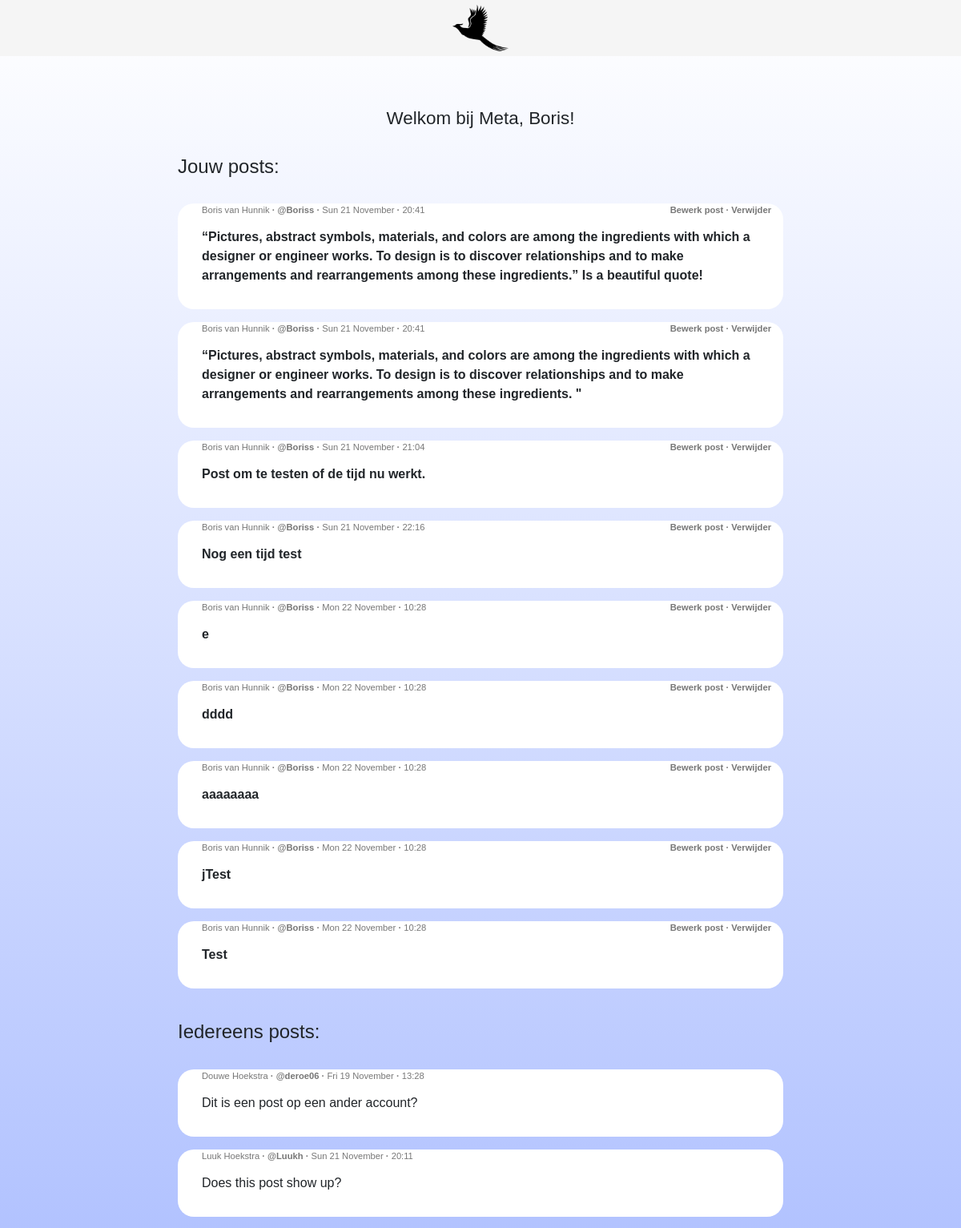
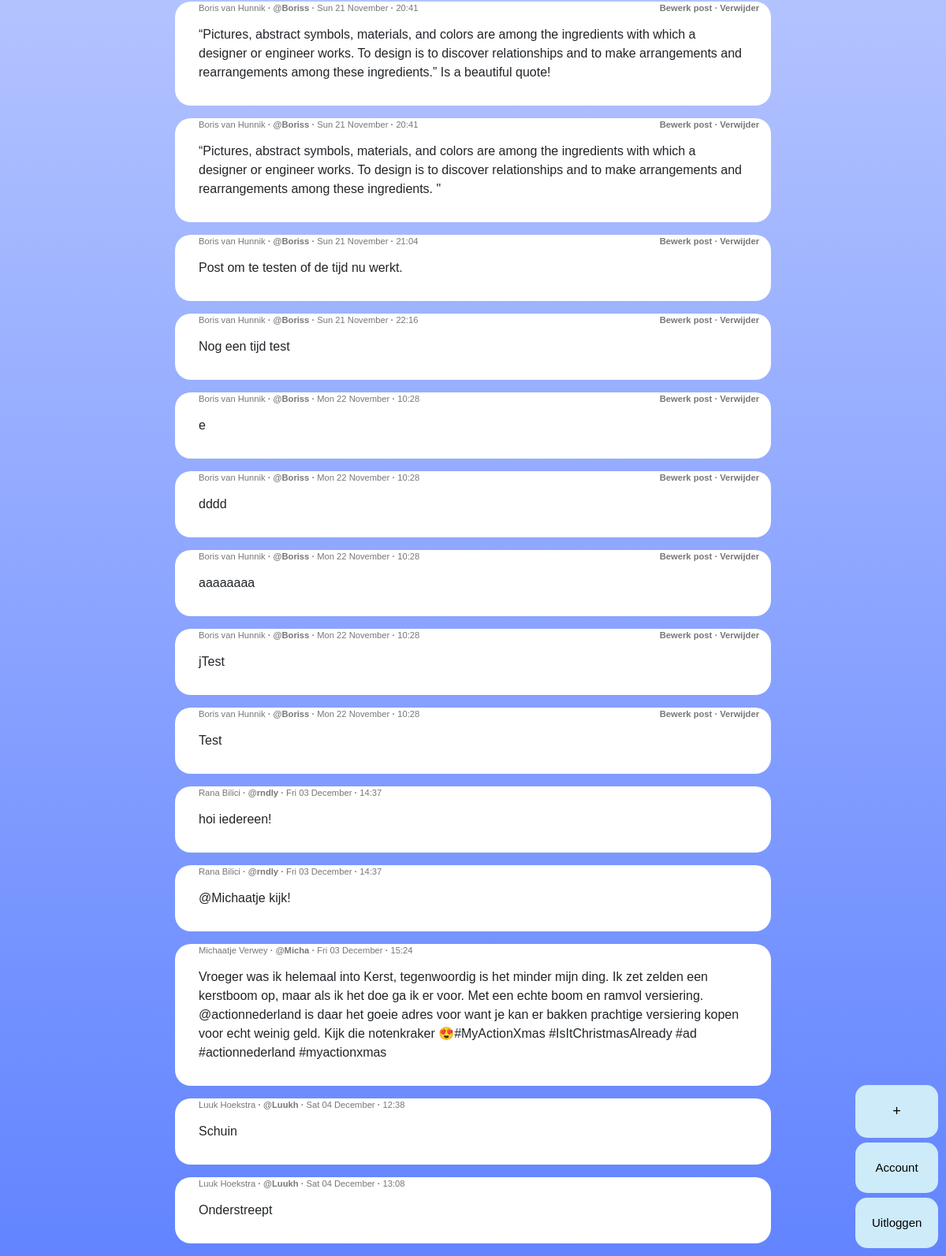
The app's page / (signed in) with its own data (2 pictures, top to bottom).
### website/models.py (models this page shows)
class User(db.Model, UserMixin):
    id = db.Column(db.Integer, primary_key=True)
    email = db.Column(db.String(150), nullable=False, unique=True)
    password = db.Column(db.String(150), nullable=False)
    user_name = db.Column(db.String(150), nullable=False, unique=True)
    first_name = db.Column(db.String(150), nullable=False)
    last_name = db.Column(db.String(150), nullable=False)
    birth_date = db.Column(MyDateTime)
    creation_date = db.Column(db.DateTime(timezone=True), nullable=False, default=datetime.utcnow)
    notes = db.relationship('Note', back_populates='user')

class Note(db.Model):
    id = db.Column(db.Integer, primary_key=True)
    data = db.Column(db.String(10000), nullable=False)
    date = db.Column(db.DateTime(timezone=True), nullable=False, default=datetime.now())
    user_id = db.Column(db.Integer, db.ForeignKey('user.id'))
    user = db.relationship('User', back_populates='notes')

### website/views.py (the view, shortened to what this page needs)
@views.route('/', methods=['GET', 'POST'])
@login_required
def home():
    Notes = Note.query.all()
    Users = User.query.all()
    return render_template("home.html", user=current_user, posts=Notes, people=Users)

### website/__init__.py (called while the page is built)
def create_app():
    app = Flask(__name__)
    app.config['SECRET_KEY'] = 'SeCReT key that no one knows'
    app.config['SQLALCHEMY_DATABASE_URI'] = f'sqlite:///{DB_NAME}'
    db.init_app(app)
    from .views import views
    from .auth import auth
    app.register_blueprint(views, url_prefix='/')
    app.register_blueprint(auth, url_prefix='/')
    from .models import User, Note
    create_database(app)
    login_manager = LoginManager()
    login_manager.login_view = 'auth.login'
    login_manager.init_app(app)
    @login_manager.user_loader
    def load_user(id):
        return User.query.get(int(id))
    return app

### website/templates/home.html (shortened to what this page needs)
{% extends "base.html" %}{% block title %}Meta{% endblock %} {% block content %}
<div class="header">
  <div class="container">
    <div class="home">
      <div class="yourposts">
        <div>
          <br />
          <h1 class="Welkom">Welkom bij Meta, {{current_user.first_name}}!</h1>
        </div>
        <br />
        <h4>Jouw posts:</h4>
        <br />
        {% for notes in user.notes %}
        <ul style="list-style-type: none">
          <li>
            <span class="left">
              {{ notes.user.first_name}} {{notes.user.last_name}}
              <strong>·</strong> <strong>@{{notes.user.user_name}}</strong>
              <strong>·</strong> {{notes.date.strftime('%a %d %B')}}
              <strong>·</strong> {{notes.date.strftime('%H:%M')}}
            </span>
            <span class="right"
              >{% if current_user.email == notes.user.email %}<a
                type="button"
                class="text-button"
                >Bewerk post</a
              >
              <strong>·</strong>
              <a
                type="button"
                class="text-button"
                onClick="deleteNote({{notes.id}})"
                >Verwijder</a
              >{% endif %}
            </span>
            <div class="post">{{ notes.data }}</div>
          </li>
        </ul>
        {% endfor %}
      </div>
      <div class="allposts">
        <br />
        <h4>Iedereens posts:</h4>
        <br />
        {% for notes in posts %}
        <ul style="list-style-type: none">
          <li>
            <span class="left">
              {{ notes.user.first_name}} {{notes.user.last_name}}
              <strong>·</strong> <strong>@{{notes.user.user_name}}</strong>
              <strong>·</strong> {{notes.date.strftime('%a %d %B')}}
              <strong>·</strong> {{notes.date.strftime('%H:%M')}}
            </span>
            <span class="right"
              >{% if current_user.email == notes.user.email %}<a
                type="button"
                class="text-button"
                >Bewerk post</a
              >
              <strong>·</strong>
              <a
                type="button"
                class="text-button"
                onClick="deleteNote({{notes.id}})"
                >Verwijder</a
              >{% endif %}
            </span>
            <div class="post-tot">{{ notes.data }}</div>
          </li>
        </ul>
        {% endfor %}
      </div>
    </div>
  </div>
  <button class="buttonpost buttonright" id="myBtn">+</button>
  <a id="account" href="/account"
    ><button class="butaccount buttonright">Account</button></a
  >
  <a id="logout" href="/logout"
    ><button class="butlogout buttonright">Uitloggen</button></a
  >
</div>
{% endblock %}

### website/static/css/index.css (style rules this page uses)
* { margin: 0; padding: 0; outline: none; box-sizing: border-box; }
html { min-height: 100%; }
body { background: linear-gradient(180deg, #FFFFFF 0%, #6284FF 100%); font-family: 'Lucida Sans', 'Lucida Sans Regular', 'Lucida Grande', 'Lucida Sans Unicode', Geneva, Verdana, sans-serif; }
.home { margin: 1% 15%; }
.left { float: left; text-align: left; padding-left: 30px; }
.right { float: right; text-align: right; padding-right: 15px; }
.text-button { font-weight: bold; }
.post-tot { background-color: white; padding: 30px; border-radius: 20px; }
.post { font-family: Arial; background-color: white; font-weight: bold; padding: 30px; border-radius: 20px; }
h1 { font-size: 1.4rem; margin-top: 40px; }
span { font-size: .7em; color: #777; }
.buttonright { border-color: #cdebf9; border: 0; border-radius: 15px; color: black; background: #cdebf9; cursor: pointer; position: fixed; bottom: 80px; right: 10px; width: 105px; }
.buttonpost { padding: 20px 35px; font-size: 18px; border-radius: 15px; bottom: 150px; }
.butaccount { font-size: 15px; padding: 21px 21px; bottom: 80px; }
.butlogout { font-size: 15px; padding: 21px 21px; bottom: 10px; }
.Welkom { text-align: center; margin-top: 100px; }

### records on screen
User: first_name "Boris"
Note: user.first_name "Boris", user.last_name "van Hunnik", user.user_name "Boriss", date "Sun 21 November", date "20:41", data "“Pictures, abstract symbols, materials, and colors are among the ingredients with which a designer or engineer works. To design is to discover relationships and to make arrangements and rearrangements among these ingredients.” Is a beautiful quote!"
Note: user.first_name "Boris", user.last_name "van Hunnik", user.user_name "Boriss", date "Sun 21 November", date "20:41", data "“Pictures, abstract symbols, materials, and colors are among the ingredients with which a designer or engineer works. To design is to discover relationships and to make arrangements and rearrangements among these ingredients. \""
Note: user.first_name "Boris", user.last_name "van Hunnik", user.user_name "Boriss", date "Sun 21 November", date "21:04", data "Post om te testen of de tijd nu werkt."
Note: user.first_name "Boris", user.last_name "van Hunnik", user.user_name "Boriss", date "Sun 21 November", date "22:16", data "Nog een tijd test"
Note: user.first_name "Boris", user.last_name "van Hunnik", user.user_name "Boriss", date "Mon 22 November", date "10:28", data "e"
Note: user.first_name "Boris", user.last_name "van Hunnik", user.user_name "Boriss", date "Mon 22 November", date "10:28", data "dddd"
Note: user.first_name "Boris", user.last_name "van Hunnik", user.user_name "Boriss", date "Mon 22 November", date "10:28", data "aaaaaaaa"
Note: user.first_name "Boris", user.last_name "van Hunnik", user.user_name "Boriss", date "Mon 22 November", date "10:28", data "jTest"
Note: user.first_name "Boris", user.last_name "van Hunnik", user.user_name "Boriss", date "Mon 22 November", date "10:28", data "Test"
Note: user.first_name "Douwe", user.last_name "Hoekstra", user.user_name "deroe06", date "Fri 19 November", date "13:28", data "Dit is een post op een ander account?"
Note: user.first_name "Luuk", user.last_name "Hoekstra", user.user_name "Luukh", date "Sun 21 November", date "20:11", data "Does this post show up?"
Note: user.first_name "Rana", user.last_name "Bilici", user.user_name "rndly", date "Fri 03 December", date "14:37", data "hoi iedereen!"
Note: user.first_name "Rana", user.last_name "Bilici", user.user_name "rndly", date "Fri 03 December", date "14:37", data "@Michaatje kijk!"
Note: user.first_name "Michaatje", user.last_name "Verwey", user.user_name "Micha", date "Fri 03 December", date "15:24", data "Vroeger was ik helemaal into Kerst, tegenwoordig is het minder mijn ding. Ik zet zelden een kerstboom op, maar als ik het doe ga ik er voor. Met een echte boom en ramvol versiering. @actionnederland is daar het goeie adres voor want je kan er bakken prachtige versiering kopen voor echt weinig geld. Kijk die notenkraker 😍#MyActionXmas #IsItChristmasAlready #ad #actionnederland #myactionxmas"
Note: user.first_name "Luuk", user.last_name "Hoekstra", user.user_name "Luukh", date "Sat 04 December", date "12:38", data "Schuin"
Note: user.first_name "Luuk", user.last_name "Hoekstra", user.user_name "Luukh", date "Sat 04 December", date "13:08", data "Onderstreept"
